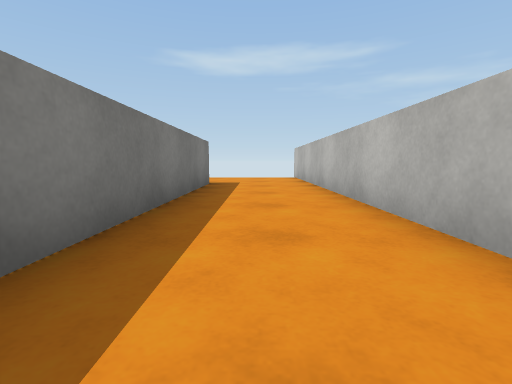
View 1 (above)

16 first-person views from a walk through a Unity game level. The camera is 0.5 m above the floor, tilts 6° down and sees 85° across. The floor is counted in squares, 1 m on a side. Each view is taken from the middle of a square. On the plan, view 1 faces up. The plan holds only what a view shows up to about 9 squares ahead; the rest is blank. The place goes on beyond the plan. The player character is not drawn. Surface patterns are stand-ins for the level's own textures.

View 2
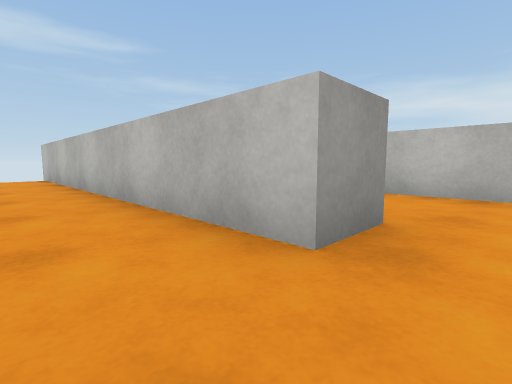

View 3
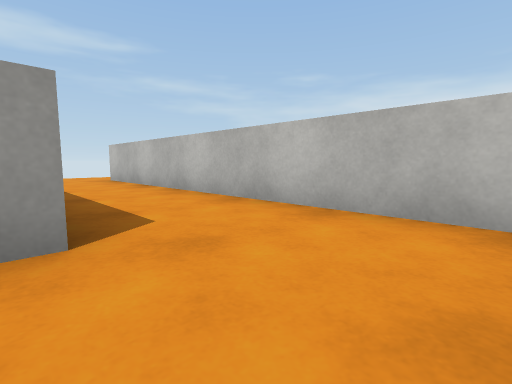

View 4
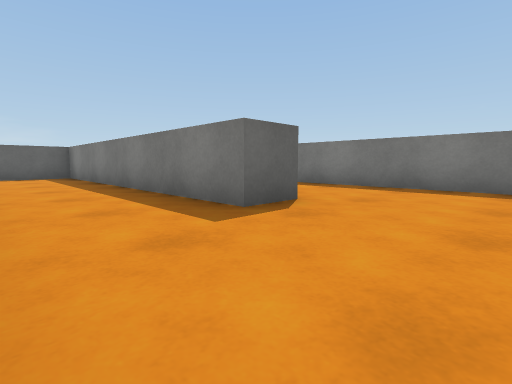

View 5
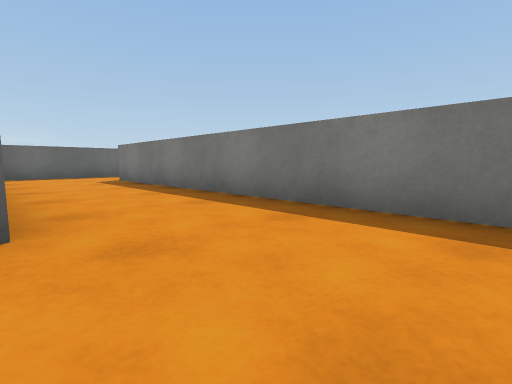

View 6
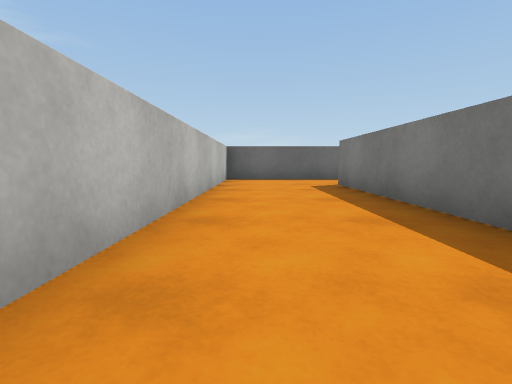

View 7
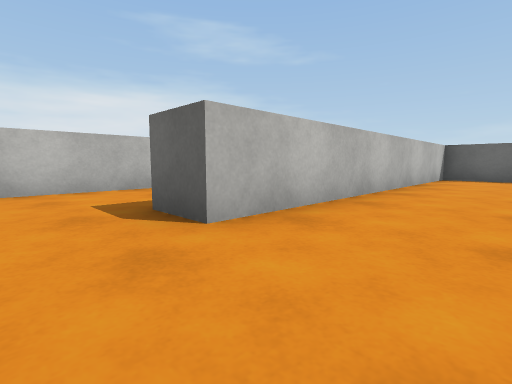

View 8
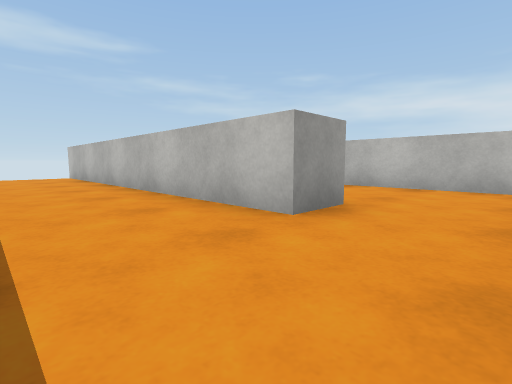

View 9
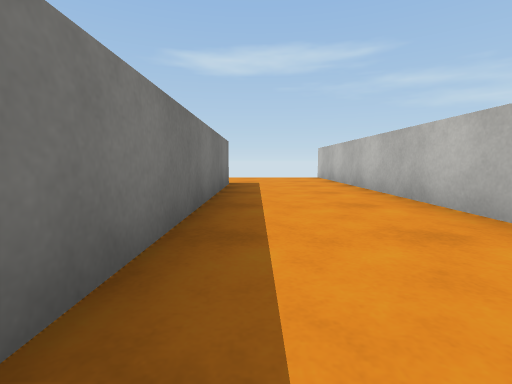

View 10
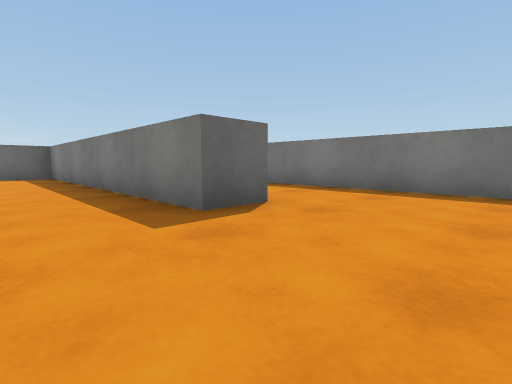

View 11
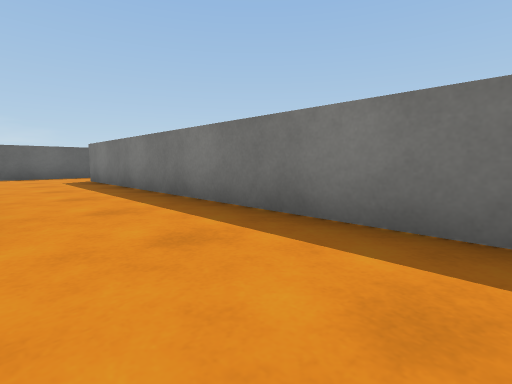

View 12
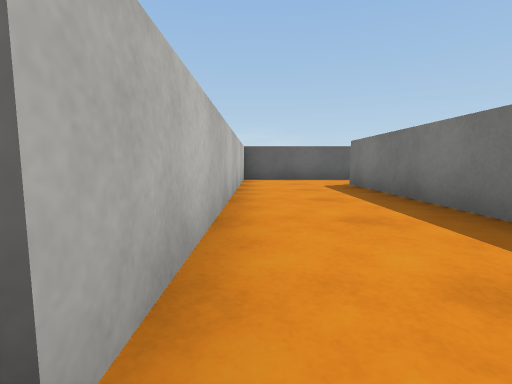

View 13
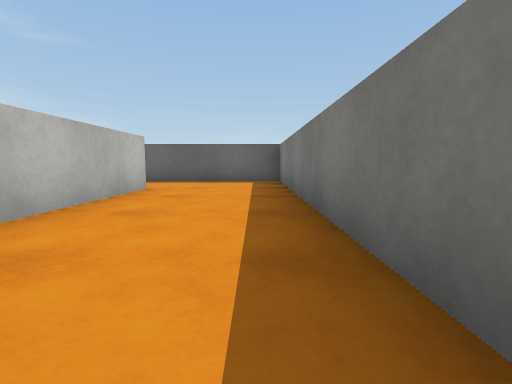

View 14
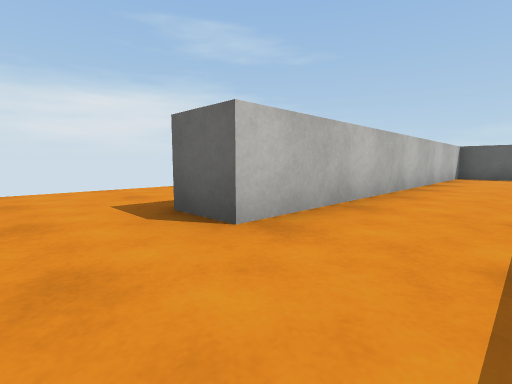

View 15
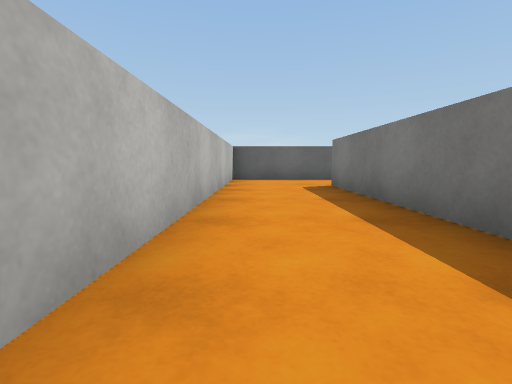

View 16
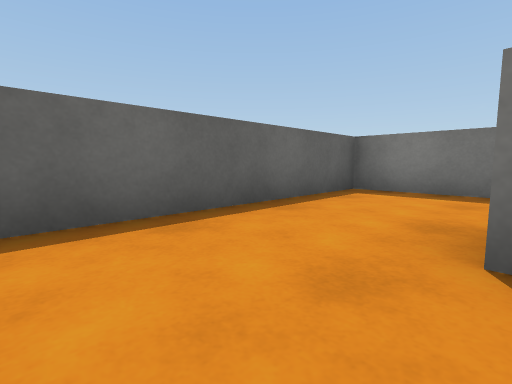

### Floor plan
Points are (right, up) in squares from view 1. A wall is a line through its corners. A room is listed if a view was taken in it or the views show most of it. See-through windows are left out.
Room 1 (views 1, 2, 4, 5, 6, 7)
walls: (1.3, 0.9) (1.3, 9.9); (-4.9, 9) (-4.9, 0.6) (-5.9, 0.6); (-6.6, -1.5) (-2.1, -1.5) (-2.1, 6.6) (-1.1, 6.6) (-1.1, -1.5) (1.6, -1.5)
ways out: opening at (2, -0.5) to room 2; opening at (-5.5, -0.5) to room 3
Room 2 (views 3, 14, 15, 16)
walls: (2.3, 5.2) (2.3, 0.9) (1.3, 0.9); (1.6, -1.5) (4.7, -1.5) (4.7, 7.5) (5.8, 7.5)
ways out: opening at (2, -0.5) to room 1; opening at (5, 8.5)
Room 3 (views 8, 9, 10, 11, 12, 13)
walls: (-9.6, -1) (-9.6, 6.6) (-8.6, 6.6) (-8.6, -1.5) (-6.6, -1.5); (-5.9, 0.6) (-5.9, 9.6); (-12.2, 9) (-12.2, 0.5); (-12.9, -1.5) (-9.6, -1.5)
ways out: opening at (-5.5, -0.5) to room 1; opening at (-13, -0.5)

Where each view was taken, in squares from view 1:
view 1: 0 up, 0 right, facing up
view 2: 0 up, 0 right, facing up-right
view 3: 1 down, 2 right, facing up-right
view 4: 9 up, 1 right, facing down-left
view 5: 9 up, 2 left, facing down-left
view 6: 7 up, 3 left, facing down
view 7: 8 up, 4 left, facing down-right
view 8: 1 down, 8 left, facing up-right
view 9: 0 up, 8 left, facing up
view 10: 9 up, 7 left, facing down-left
view 11: 9 up, 10 left, facing down-left
view 12: 7 up, 10 left, facing down
view 13: 6 up, 8 left, facing down
view 14: 9 up, 3 right, facing down-right
view 15: 7 up, 4 right, facing down
view 16: 1 up, 4 right, facing down-left
